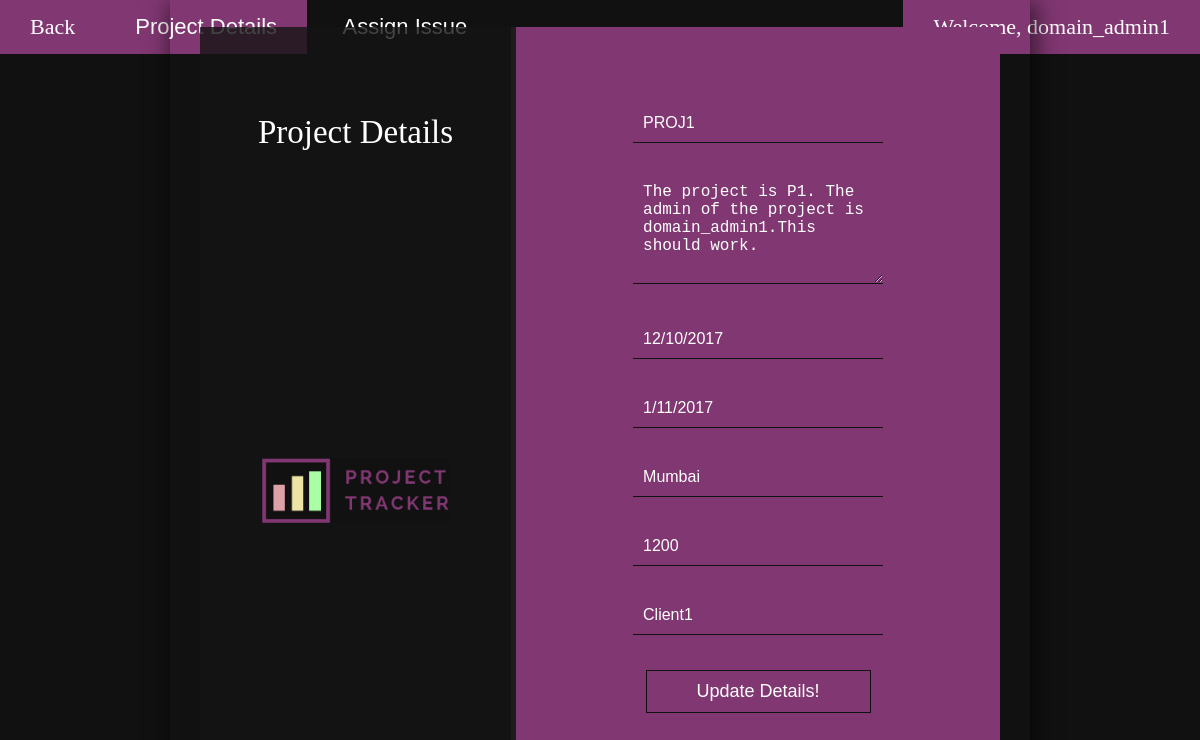
The app's page /manage_project.php (signed in) with its own data.
### tables this page shows
CREATE TABLE `project` (
  `p_id` int(11) NOT NULL,
  `p_name` varchar(100) NOT NULL,
  `p_desc` varchar(200) NOT NULL,
  `p_sd` varchar(50) NOT NULL,
  `p_ed` varchar(50) NOT NULL,
  `p_location` varchar(50) NOT NULL,
  `p_budget` int(11) NOT NULL,
  `p_client` varchar(50) NOT NULL
);

### manage_project.php (the view, shortened to what this page needs)
<?php
	$ad_id = $_SESSION["user"];
	$con = mysqli_connect('localhost', 'root', '', 'projectracker');
	$sql = "SELECT ad_un from admin where ad_id=$ad_id";
	$result = mysqli_query($con,$sql);
	$row = mysqli_fetch_assoc($result);
	$un = $row["ad_un"];
	$sql = "Select p_id from admin where ad_id=$ad_id";
	$result = mysqli_query($con,$sql);
	$row = mysqli_fetch_assoc($result);
	$pid = $row["p_id"];
  $sql = "Select * from project where p_id=$pid";
  $result = mysqli_query($con,$sql);
  $row = mysqli_fetch_assoc($result);
  $pname = $row["p_name"];
  $pdesc = $row["p_desc"];
  $psd = $row["p_sd"];
  $ped = $row["p_ed"];
  $ploc = $row["p_location"];
  $pbud = $row["p_budget"];
  $pcli = $row["p_client"];
?>
<html>
<head>
</head>
<body>
<ul class="ulc">
  <li class="lic"><a href="home_page_ad.php">Back</a></li>
  <div class="tab">
    <button class="tab tablinks" onclick="openTab(event, 'PD')" id="defaultOpen">Project Details</button>
    <button class="tab tablinks" onclick="openTab(event, 'AI')">Assign Issue</button>
  <li class="licr"><a href="logout.php">Welcome, <?php echo htmlspecialchars($un);?></a></li>
  </div>
</ul>
<div id="PD" class="tabcontent" >
  <div class="signupSection">
    <div class="info">
      <h2>Project Details</h2>
      <img src="pt_logo.png" class="img">
    </div>
    <form action="update_issue.php" method="POST" class="signupForm" name="signupform">
      <ul class="noBullet">
        <li>
          <input type="text" class="inputFields" id="pname" name="pname" placeholder="" value="<?php echo htmlspecialchars($pname);?>" required/>
        </li>
        <li>
          <textarea rows="5" class="inputFields" id="pdesc" name="pdesc" placeholder="" required><?php echo htmlspecialchars($pdesc);?></textarea>
        </li>
        <li>
          <input type="text" class="inputFields" id="psd" name="psd" placeholder="Project Start Date" value="<?php echo htmlspecialchars($psd);?>" required/>
        </li>
        <li>
          <input type="text" class="inputFields" id="ped" name="ped" placeholder="Project End Date" value="<?php echo htmlspecialchars($ped);?>" required/>
        </li>
        <li>
          <input type="text" class="inputFields" id="ploc" name="ploc" placeholder="Project Location" value="<?php echo htmlspecialchars($ploc);?>" required/>
        </li>
        <li>
          <input type="text" class="inputFields" id="pbud" name="pbud" placeholder="Project Budget" value="<?php echo htmlspecialchars($pbud);?>" required/>
        </li>
        <li>
          <input type="text" class="inputFields" id="pcli" name="pcli" placeholder="Project Client" value="<?php echo htmlspecialchars($pcli);?>" required/>
        </li>
        <li id="center-btn">
          <input type="submit" id="join-btn" name="submit" alt="Join" value="Update Details!">
        </li>
      </ul>
    </form>
  </div>
</div>
</body>
</html>

### manage_project.php (style rules this page uses)
.ulc { list-style-type: none; margin: 0; padding: 0; overflow: hidden; background-color: #111; color: #813772; }
.lic { float: left; }
.lic a { display: block; color: #fff; text-align: center; padding: 14px 30px; text-decoration: none; }
.licr { float:right; }
.licr a { display: block; color: #fff; background-color: #813772; text-align: center; padding: 14px 30px; text-decoration: none; }
body { margin: 0; padding: 0; overflow: hidden; background: #111; background-repeat: no-repeat; font-size:22px !important; }
.signupSection { position: absolute; padding:30px; top: 50%; left: 50%; transform: translate(-50%, -50%); width: 800px; height: 800px; text-align: center; display: flex; color: white; box-shadow: 3px 10px 20px 5px rgba(0, 0, 0, .5); }
.inputFields { margin: 15px 0; font-size: 16px; padding: 10px; width: 250px; border: 1px solid #111; border-top: none; border-left: none; border-right: none; background: #813772; color: white; outline: none; }
.noBullet { list-style-type: none; padding: 0; }
#join-btn { border: 1px solid #111; background: #813772; font-size: 18px; color: white; margin-top: 20px; padding: 10px 50px; cursor: pointer; transition: .4s; }
.img { padding-top: 90%; width:60%; vertical-align:middle; }
div.tab { overflow: hidden; text-decoration: none; }
div.tab button { color:#fff; background-color: inherit; border: none; outline: none; cursor: pointer; padding: 14px 30px; margin-left: 0px; margin-right: 0px; transition: 0.3s; font-size: 22px; text-align: center; }
div.tab button.active { background-color: #813772; }

### records on screen
project: pname "PROJ1", pdesc "The project is P1. The admin of the project is domain_admin1.This should work.", psd "12/10/2017", ped "1/11/2017", ploc "Mumbai", pbud "1200", pcli "Client1"

### other values on screen
$un "domain_admin1"
